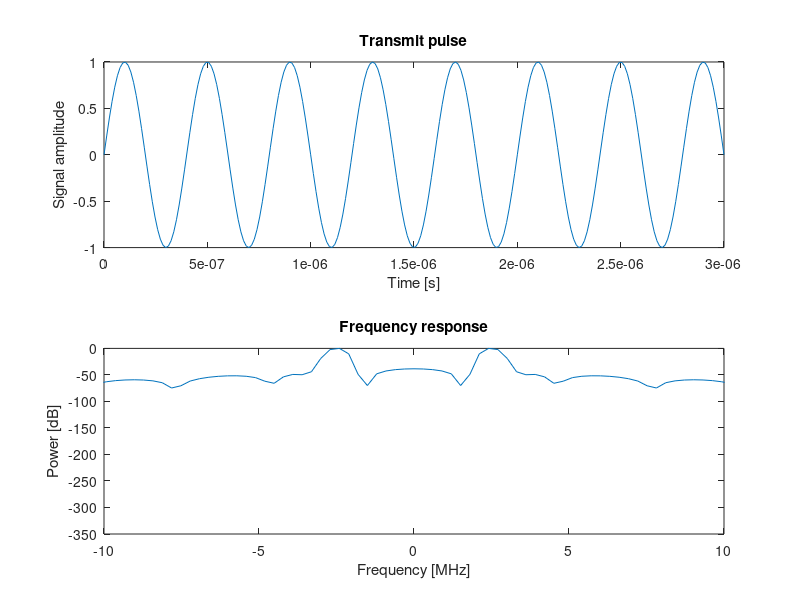
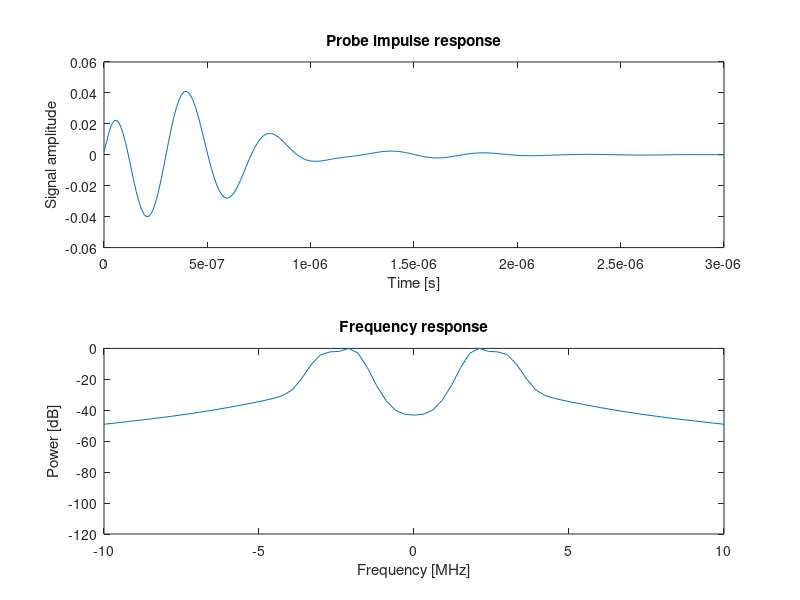
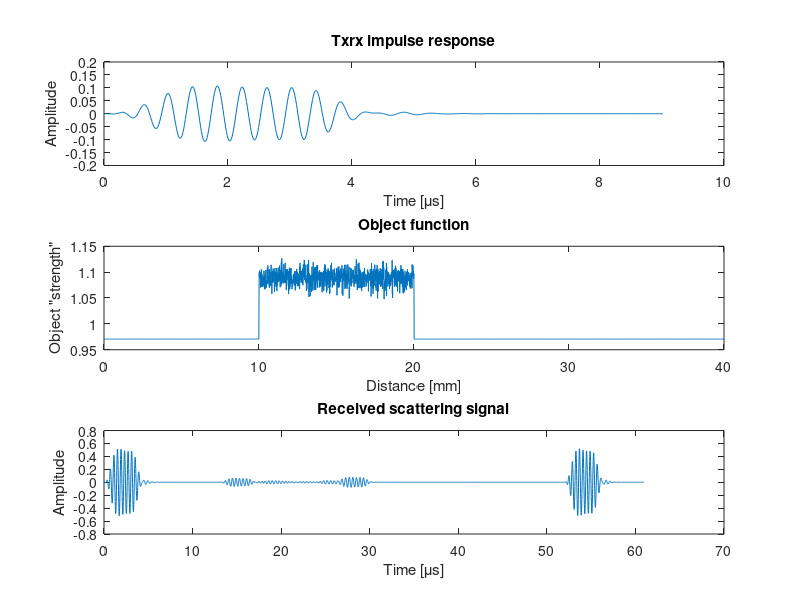
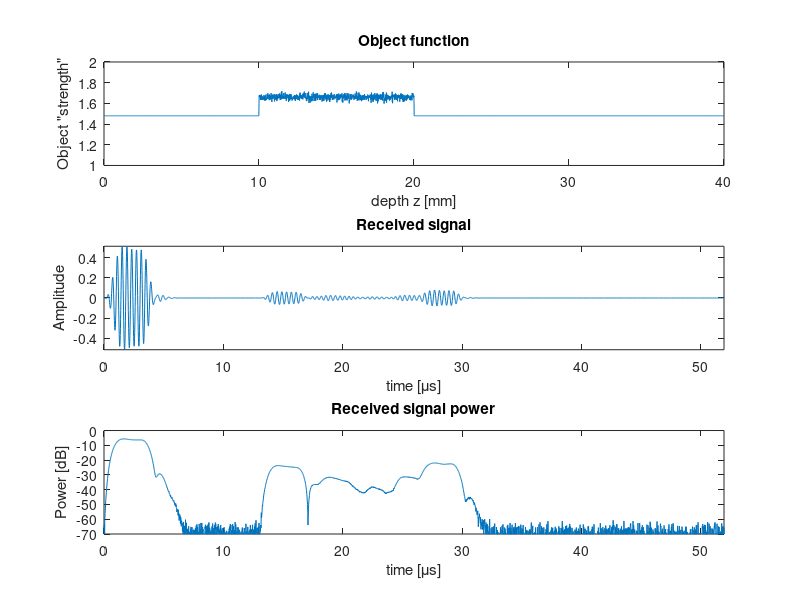

The MATLAB source for these figures, in order:
%% Pulse echo 1D imaging - simulation
% Prerequisite for exercise 3 in MEDT4165 
% Simulate received signal from an 1 D object defined by variation in acoustic impedance
% Calculates the total pulse echo response h = pel x hxd x hd x hxd ; where
% "x" means convolution
% Original version: 19.01.02  Hans Torp
% Updated:          27.01.03  HT
%                   10.12.09  Sten Roar Snare
%                   21.01.17  JA

clear all; clc;

%% physical constants
c=1540;  %speed of sound

zmax=0.04;%max simulation depth
dz=10e-6; %depth increment
z=0:dz:zmax;%depth axis
z=z';%make z into a vector

t=2/c*z;%time axis
dt=t(2)-t(1);
fs=1/dt;%sampling freq. 
tmax=t(end);

Nfft=256; %Number of points for frequency analysis
faxis = linspace(-0.5, 0.5-1/Nfft, Nfft)*fs;

Zw=1.48; % [kg/m^2/s] acoustic impedance of water
Zf=1.37; % [kg/m^2/s] acoustic impedance of human fat tissue
Zair=0.0004; % [kg/m^2/s] acoustic impedance of air
Zbone=5.5;  % [kg/m^2/s] acoustic impedance of bone


%% pulse parameters
f0=2.5e6;
Tp=3e-6;%pulse length %1/f0*Nperiods (1/f0*8)
lambda=c/f0;

%% transducer impulse response parameters
fc=2.5e6; %center frequency of transducer
B=1.2e6; % bandwidth of transducer


%% medium definition

% Object defined by acoustic impedance Z as a function of depth. Example:
% Object 1: water/fat interface at depth z1
%           fat/water interface at depth z2

z1=0.01;
z2=0.02; %0.03;

Z1=Zw;
Z2=Zf;

Z=ones(size(z))*Z1;
%Z((1+round(z1/dz):1+round(z2/dz)));

Gn=normrnd(1.66,0.02,[size(Z),1]);

count=1;
for i=(1+round(z1/dz):1+round(z2/dz))%medium with fat/muscle
    Z(i)=Gn(count);
    count=count+1;
end
%
%for i=(1+round(z1/dz):1+round(z2/dz))
%   Z(i)=1.66+0.02*sin(2*pi*(1/0.385e-3)*z(i));
%end 



%% generate and plot transmitted pulse

tp=0:1/fs:Tp;tp=tp';
pel=sin(2*pi*f0*tp);% Electrical transmit pulse
pel_power = abs( fftshift( fft( pel.*hamming( length(pel) ), Nfft) ) ).^2; %windowed fft

figure(1);clf;
subplot(2,1,1), plot(tp,pel);
title('Transmit pulse');xlabel('Time [s]');ylabel('Signal amplitude');
subplot(2,1,2), plot(faxis/1e6, 10*log10(pel_power/max( pel_power(:) ) ) );
xlim([-10 10]);
title('Frequency response');xlabel('Frequency [MHz]');ylabel('Power [dB]');



%% generate and plot transducer impulse response

[bxd,axd]=butter(2,2*[fc-B/2,fc+B/2]/fs);%butterworth bandpass filter

txd=0:dt:3e-6;txd=txd'; %time axis for impulse
impulse=zeros(size(txd));impulse(1)=1; %create impulse

hxd=filter(bxd,axd,impulse); %calculate probe impulse response
hxd_power = abs( fftshift( fft( hxd.*hamming( length(hxd) ), Nfft) ) ).^2; %windowed fft

figure(2);clf;
subplot(2,1,1), plot(txd,hxd);
title('Probe impulse response');xlabel('Time [s]');ylabel('Signal amplitude');
subplot(2,1,2), plot(faxis/1e6, 10*log10(hxd_power/max( hxd_power(:) ) ) );
xlim([-10 10]);
title('Frequency response');xlabel('Frequency [MHz]');ylabel('Power [dB]');


%% calculate the txrx impulse response, including scattering

pAc=conv(pel,hxd);% transmitted acoustical pulse
hd = 0.5*[-1;1];  % differentiation operator to account for scattering
h=conv(pAc,hd);   % differentiation of Ac. impedance
h=conv(h,hxd);    % transducer receiver response = transmit response hxd 

figure(3);clf;
subplot(3,1,1);
t_h = dt*(0:(length(h)-1));
plot(t_h*1e6,h);
title('Txrx impulse response');xlabel('Time [\mus]');ylabel('Amplitude');

%% simulate 1D objects using the txrx impulse response

obj=Z/mean(Z);% 1D object function for the pulse echo system

s=conv(h,obj);%received signal

%Plot results
figure(3);%Make sure figure 3 is active
subplot(3,1,2);
plot(1000*z,obj);
title('Object function');xlabel('Distance [mm]');ylabel('Object "strength"');
subplot(3,1,3);
t_s = dt*(0:length(s)-1);
plot(t_s*1e6,s);
title('Received scattering signal');xlabel('Time [\mus]');ylabel('Amplitude');

%% Add noise and present final results
s=s(1:end-length(h)+1); %Remove time samples corresponding to system txrx response 
an=0.25e-3; %noise amplitude
sn=an*randn(size(s));%Gaussian white noise
s=s+sn;%add thermal noise

figure(40);clf;
subplot(3,1,1);
plot(1000*z,Z);
axis([0 40 1 2])
xlabel('depth z [mm]');ylabel('Object "strength"');title('Object function');

smax=max(abs(s));
subplot(3,1,2);
plot(1e6*t,s);
xlabel('time [\mus]');ylabel('Amplitude');title('Received signal');
axis([1e6*t(1),1e6*t(end),-smax,smax]);

amp=abs(hilbert(s));%amplitude of echo signal s
logamp=20*log10(amp);
subplot(3,1,3);
plot(1e6*t,logamp);
axis([1e6*t(1),1e6*t(end),-70,0]);
xlabel('time [\mus]');ylabel('Power [dB]');title('Received signal power');


